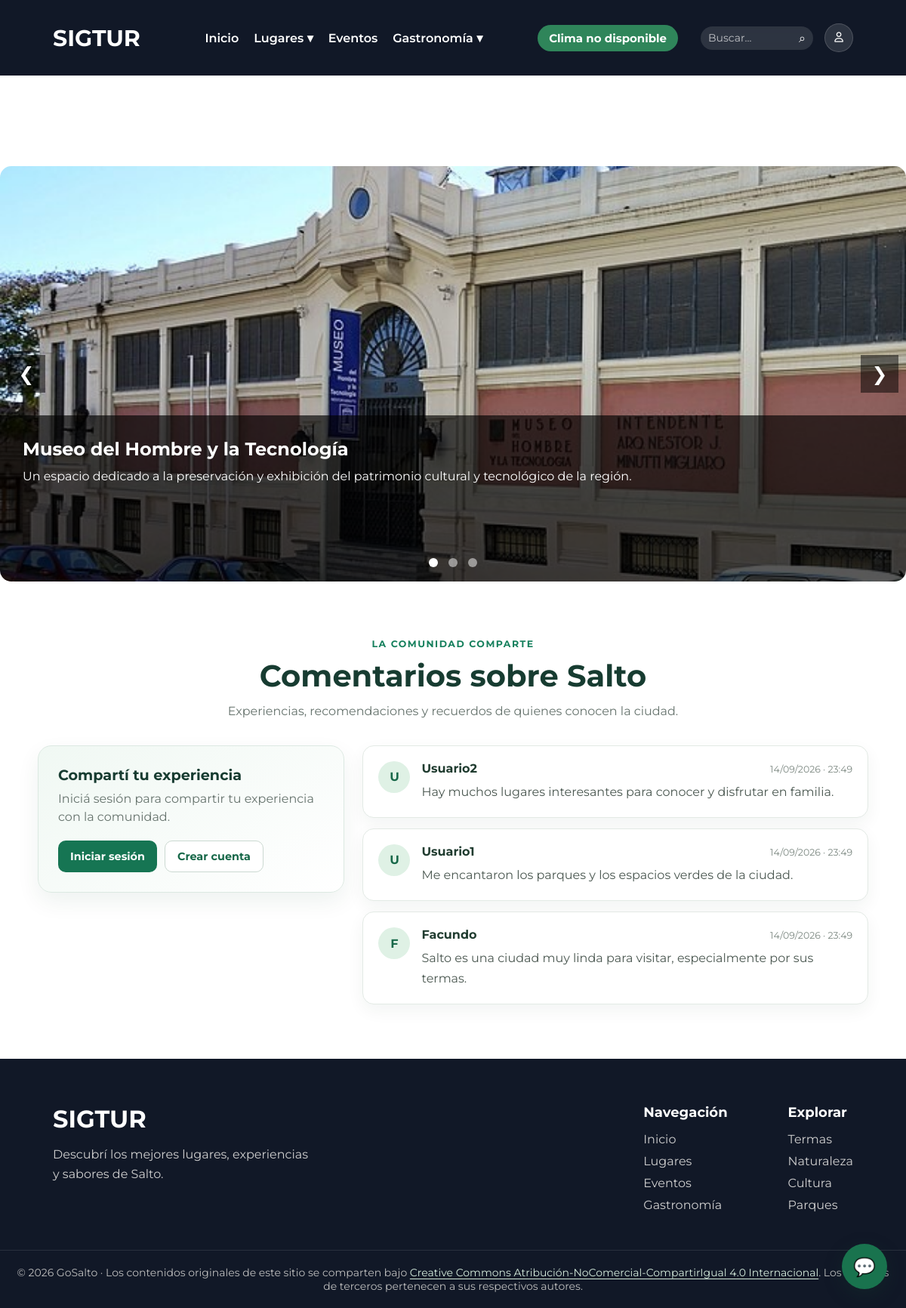
Screenshot of /pages/lugares/museos.php with the database file from the repository.
### tables this page shows
CREATE TABLE `lugar` (
  `ID_LUGAR` int(11) NOT NULL,
  `NOMBRE` varchar(150) NOT NULL,
  `DESCRIPCION` text DEFAULT NULL,
  `DIRECCION` varchar(200) NOT NULL,
  `IMAGEN` varchar(255) DEFAULT NULL,
  `LATITUD` decimal(10,7) DEFAULT NULL,
  `LONGITUD` decimal(10,7) DEFAULT NULL
);

CREATE TABLE `comentario` (
  `ID_COMENTARIO` int(11) NOT NULL,
  `ID_USUARIO` int(11) NOT NULL,
  `COMENTARIO` text NOT NULL,
  `FECHA` datetime DEFAULT current_timestamp()
);

CREATE TABLE `usuario` (
  `ID_USUARIO` int(11) NOT NULL,
  `ID_ROL` int(11) NOT NULL,
  `NOMBRE` varchar(100) NOT NULL,
  `CONTRASENA` varchar(255) NOT NULL,
  `CORREO` varchar(150) NOT NULL
);

### config/config.php (called while the page is built, shortened)
<?php
function url($ruta)
{
    return BASE_URL . $ruta;
}
?>

### pages/lugares/museos.php (the view, shortened to what this page needs)
<?php
require_once("../../conexion.php");
$sql = "SELECT
            LUGAR.ID_LUGAR,
            LUGAR.NOMBRE,
            LUGAR.DESCRIPCION,
            LUGAR.DIRECCION,
            LUGAR.IMAGEN
        FROM LUGAR
        INNER JOIN LUGAR_CATEGORIA
            ON LUGAR.ID_LUGAR = LUGAR_CATEGORIA.ID_LUGAR
        WHERE LUGAR_CATEGORIA.ID_CATEGORIA = 4";
$resultado = $conexion->query($sql);
?>
<!DOCTYPE html>
<html lang="es">
<head>
    <link rel="stylesheet" href="<?php echo '../../assets/css/var.css'; ?>">
    <link rel="stylesheet" href="<?php echo '../../assets/css/styles.css'; ?>">
    <link rel="stylesheet" href="<?php echo '../../assets/css/componentes.css'; ?>">
    <link rel="stylesheet" href="<?php echo '../../assets/css/style-secciones.css'; ?>">
    <link rel="stylesheet" href="<?php echo '../../assets/css/slider.css'; ?>">
    <link rel="stylesheet" href="<?php echo '../../assets/css/comments.css?v=3'; ?>">
    <link rel="stylesheet" href="https://cdnjs.cloudflare.com/ajax/libs/font-awesome/6.7.2/css/all.min.css">
</head>
<body>
<main class="main-content pagina-interna">
<?php include("../../includes/navbar.php"); ?>
<section class="slider-container">
    <button class="slider-btn prev">&#10094;</button>
    <?php $primero = true; ?>
    <?php while ($museo = $resultado->fetch_assoc()) { ?>
        <div class="slide <?php echo $primero ? 'active' : ''; ?>">
            <img
                src="../../<?php echo $museo['IMAGEN']; ?>"
                alt="<?php echo $museo['NOMBRE']; ?>"
            >
            <div class="slide-info">
                <h2>
                    <?php echo $museo['NOMBRE']; ?>
                </h2>
                <p>
                    <?php echo $museo['DESCRIPCION']; ?>
                </p>
            </div>
        </div>
        <?php $primero = false; ?>
    <?php } ?>
    <button class="slider-btn next">&#10095;</button>
    <div class="slider-dots">
        <span class="dot active"></span>
        <span class="dot"></span>
        <span class="dot"></span>
    </div>
</section>
<?php include("../../includes/comments.php"); ?>
</main>
<?php include("../../includes/footer.php"); ?>
<?php include("../../includes/chat-widget.php"); ?>
</body>
</html>

### includes/comments.php (shortened to what this page needs)
<?php
require_once(__DIR__ . "/../conexion.php");
require_once(__DIR__ . "/../config/config.php");
try {
    $resultadoComentarios = $conexion->query(
        "SELECT COMENTARIO.COMENTARIO, USUARIO.NOMBRE, COMENTARIO.FECHA
         FROM COMENTARIO
         INNER JOIN USUARIO ON COMENTARIO.ID_USUARIO = USUARIO.ID_USUARIO
         ORDER BY COMENTARIO.ID_COMENTARIO DESC"
    );
} catch (mysqli_sql_exception $error) {
    error_log("No se pudieron cargar los comentarios: " . $error->getMessage());
    $resultadoComentarios = false;
}
?>
<section class="comentarios" id="comentarios">
    <header class="comentarios-header">
        <span class="comentarios-etiqueta">La comunidad comparte</span>
        <h2>Comentarios sobre Salto</h2>
        <p>Experiencias, recomendaciones y recuerdos de quienes conocen la ciudad.</p>
    </header>
    <div class="comentarios-contenido">
        <div class="comentario-formulario">
            <h3>Compartí tu experiencia</h3>
            <?php if (isset($_SESSION['id_usuario'])) { ?>
                <p class="comentario-sesion">
                    Publicando como <strong><?= htmlspecialchars($_SESSION['nombre'] ?? 'Usuario', ENT_QUOTES, 'UTF-8') ?></strong>
                </p>
                <form action="<?= htmlspecialchars(url('pages/guardar_comentario.php'), ENT_QUOTES, 'UTF-8') ?>" method="POST">
                    <input type="hidden" name="csrf_token" value="<?= htmlspecialchars($_SESSION['csrf_comentario'], ENT_QUOTES, 'UTF-8') ?>">
                    <input type="hidden" name="return_to" value="<?= htmlspecialchars($_SERVER['REQUEST_URI'] ?? '/', ENT_QUOTES, 'UTF-8') ?>">
                    <label for="texto-comentario">Tu comentario</label>
                    <textarea
                        id="texto-comentario"
                        name="comentario"
                        maxlength="2000"
                        rows="5"
                        placeholder="¿Qué te gustó de Salto? Compartí tu recomendación..."
                        required
                    ></textarea>
                    <div class="comentario-formulario-pie">
                        <small>Hasta 2000 caracteres</small>
                        <button type="submit">Publicar comentario</button>
                    </div>
                </form>
            <?php } else { ?>
                <p>Iniciá sesión para compartir tu experiencia con la comunidad.</p>
                <div class="comentario-acceso">
                    <a href="<?= htmlspecialchars(url('pages/login.php'), ENT_QUOTES, 'UTF-8') ?>">Iniciar sesión</a>
                    <a href="<?= htmlspecialchars(url('pages/register.php'), ENT_QUOTES, 'UTF-8') ?>">Crear cuenta</a>
                </div>
            <?php } ?>
        </div>
        <div class="comentarios-lista">
            <?php if ($resultadoComentarios === false) { ?>
                <p class="comentarios-vacio">No se pudieron cargar los comentarios en este momento. Intentá nuevamente más tarde.</p>
            <?php } elseif ($resultadoComentarios->num_rows === 0) { ?>
                <p class="comentarios-vacio">Todavía no hay comentarios. ¡Sé la primera persona en compartir su experiencia!</p>
            <?php } else { ?>
                <?php while ($comentario = $resultadoComentarios->fetch_assoc()) { ?>
                    <article class="comentario">
                        <div class="comentario-avatar" aria-hidden="true">
                            <?= htmlspecialchars(mb_strtoupper(mb_substr($comentario['NOMBRE'], 0, 1, 'UTF-8'), 'UTF-8'), ENT_QUOTES, 'UTF-8') ?>
                        </div>
                        <div class="comentario-detalle">
                            <div class="comentario-meta">
                                <h3><?= htmlspecialchars($comentario['NOMBRE'], ENT_QUOTES, 'UTF-8') ?></h3>
                                <time datetime="<?= htmlspecialchars($comentario['FECHA'], ENT_QUOTES, 'UTF-8') ?>">
                                    <?= htmlspecialchars(date('d/m/Y · H:i', strtotime($comentario['FECHA'])), ENT_QUOTES, 'UTF-8') ?>
                                </time>
                            </div>
                            <p><?= nl2br(htmlspecialchars($comentario['COMENTARIO'], ENT_QUOTES, 'UTF-8')) ?></p>
                        </div>
                    </article>
                <?php } ?>
            <?php } ?>
        </div>
    </div>
</section>

### assets/css/var.css (style rules this page uses)
:root { --fuente: 'Montserrat', sans-serif; --color-principal: rgb(255, 255, 255); --color-secundario : #f5f5f5; --color-principal-texto: rgb(0, 0, 0); --color-secundario-texto : #555; --color-redes: #333; --tamaño-principal-h1: 30px; --tamaño-principal-fuente: 15px; }

### assets/css/styles.css (style rules this page uses)
* { margin: 0; padding: 0; box-sizing: border-box; font-family: var(--fuente); }
html, body { width: 100%; min-height: 100%; scroll-behavior: smooth; }
body { display: flex; flex-direction: column; min-height: 100vh; }
main { flex: 1; }
.pagina-interna { padding-top:100px; flex:1; }

### assets/css/componentes.css (style rules this page uses)
.slider-container { position: relative; max-width: 1200px; height: 550px; margin: 120px auto 40px auto; overflow: hidden; border-radius: 15px; }
.slide { display: none; width: 100%; height: 100%; position: relative; }
.slide.active { display: block; }
.slide img { width: 100%; height: 100%; object-fit: cover; }
.slide-info { position: absolute; bottom: 0; left: 0; width: 100%; height: 40%; background: rgba(0,0,0,0.65); color: white; padding: 30px; box-sizing: border-box; }
.slide-info h2 { margin-bottom: 10px; }
.slide-info p { line-height: 1.5; }
.slider-btn { position: absolute; top: 50%; transform: translateY(-50%); background: rgba(0,0,0,0.5); color: white; border: none; width: 50px; height: 50px; cursor: pointer; font-size: 25px; z-index: 100; }
.prev { left: 10px; }
.next { right: 10px; }
.slider-dots { position: absolute; bottom: 15px; width: 100%; text-align: center; z-index: 100; }
.dot { width: 12px; height: 12px; background: rgba(255,255,255,0.5); border-radius: 50%; display: inline-block; margin: 0 5px; cursor: pointer; }
.dot.active { background: white; }

### assets/css/slider.css (style rules this page uses)
.slider-container { position: relative; max-width: 1200px; height: 550px; margin: 120px auto 40px auto; overflow: hidden; border-radius: 15px; }
.slide { display: none; width: 100%; height: 100%; position: relative; }
.slide.active { display: block; }
.slide img { width: 100%; height: 100%; object-fit: cover; }
.slide-info { position: absolute; bottom: 0; left: 0; width: 100%; height: 40%; background: rgba(0,0,0,0.65); color: white; padding: 30px; box-sizing: border-box; }
.slide-info h2 { margin-bottom: 10px; }
.slide-info p { line-height: 1.5; }
.slider-btn { position: absolute; top: 50%; transform: translateY(-50%); background: rgba(0,0,0,0.5); color: white; border: none; width: 50px; height: 50px; cursor: pointer; font-size: 25px; z-index: 100; }
.prev { left: 10px; }
.next { right: 10px; }
.slider-dots { position: absolute; bottom: 15px; width: 100%; text-align: center; z-index: 100; }
.dot { width: 12px; height: 12px; background: rgba(255,255,255,0.5); border-radius: 50%; display: inline-block; margin: 0 5px; cursor: pointer; }
.dot.active { background: white; }

### rows the page displays
lugar: IMAGEN (picture), NOMBRE "Museo del Hombre y la Tecnología", DESCRIPCION "Un espacio dedicado a la preservación y exhibición del patrimonio cultural y tecnológico de la región."
comentario: ID_USUARIO.NOMBRE "U", ID_USUARIO.NOMBRE "Usuario2", FECHA "14/09/2026 · 23:49", COMENTARIO "Hay muchos lugares interesantes para conocer y disfrutar en familia."
comentario: ID_USUARIO.NOMBRE "U", ID_USUARIO.NOMBRE "Usuario1", FECHA "14/09/2026 · 23:49", COMENTARIO "Me encantaron los parques y los espacios verdes de la ciudad."
comentario: ID_USUARIO.NOMBRE "F", ID_USUARIO.NOMBRE "Facundo", FECHA "14/09/2026 · 23:49", COMENTARIO "Salto es una ciudad muy linda para visitar, especialmente por sus termas."
